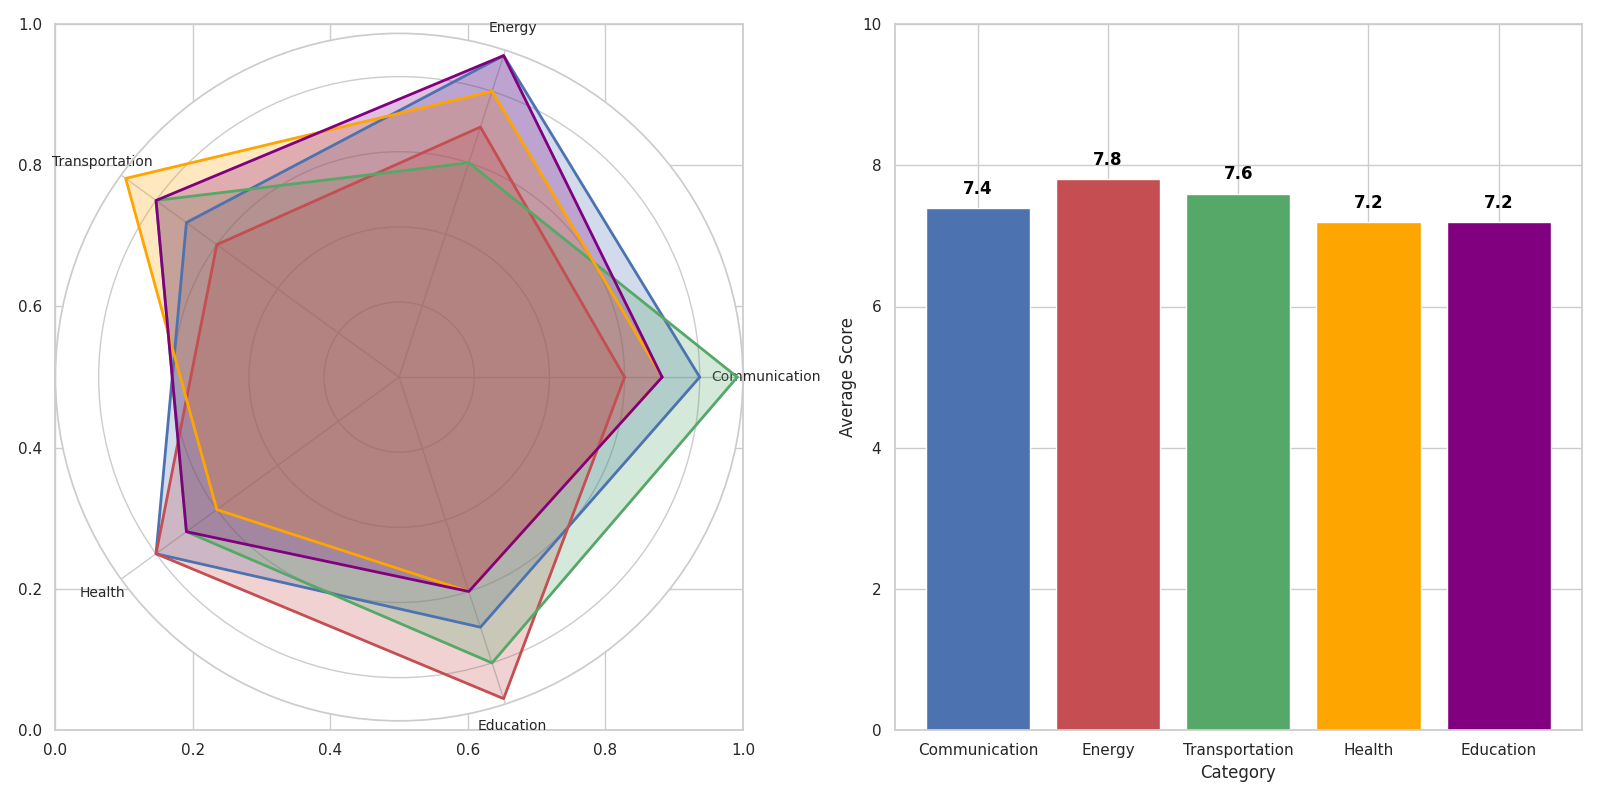

The script that drew this image:
import matplotlib.pyplot as plt
import numpy as np

categories = ['Communication', 'Energy', 'Transportation', 'Health', 'Education']
num_vars = len(categories)

nova_terra = [8, 9, 7, 8, 7]
zynorra = [6, 7, 6, 8, 9]
kaleron = [9, 6, 8, 7, 8]
pyrros = [7, 8, 9, 6, 6]
vextrax = [7, 9, 8, 7, 6]

average_scores = [
    np.mean([nova_terra[i], zynorra[i], kaleron[i], pyrros[i], vextrax[i]]) 
    for i in range(num_vars)
]

def create_fill_area_radar(ax, data, color):
    angles = np.linspace(0, 2 * np.pi, num_vars, endpoint=False).tolist()
    data += data[:1]
    angles += angles[:1]
 
    ax.fill(angles, data, color=color, alpha=0.25)
    ax.plot(angles, data, color=color, linewidth=2)

fig, (ax1, ax2) = plt.subplots(1, 2, figsize=(16, 8))

polar_ax = fig.add_subplot(121, polar=True)

create_fill_area_radar(polar_ax, nova_terra, 'b')
create_fill_area_radar(polar_ax, zynorra, 'r')
create_fill_area_radar(polar_ax, kaleron, 'g')
create_fill_area_radar(polar_ax, pyrros, 'orange')
create_fill_area_radar(polar_ax, vextrax, 'purple')

polar_ax.set_yticklabels([])
polar_ax.set_xticks(np.linspace(0, 2 * np.pi, num_vars, endpoint=False))
polar_ax.set_xticklabels(categories, fontsize=10)

ax2.bar(categories, average_scores, color=['b', 'r', 'g', 'orange', 'purple'])
ax2.set_ylim(0, 10)
ax2.set_ylabel('Average Score')
ax2.set_xlabel('Category')
for i, score in enumerate(average_scores):
    ax2.text(i, score + 0.2, f'{score:.1f}', ha='center', color='black', fontweight='bold')

plt.tight_layout()
plt.show()
